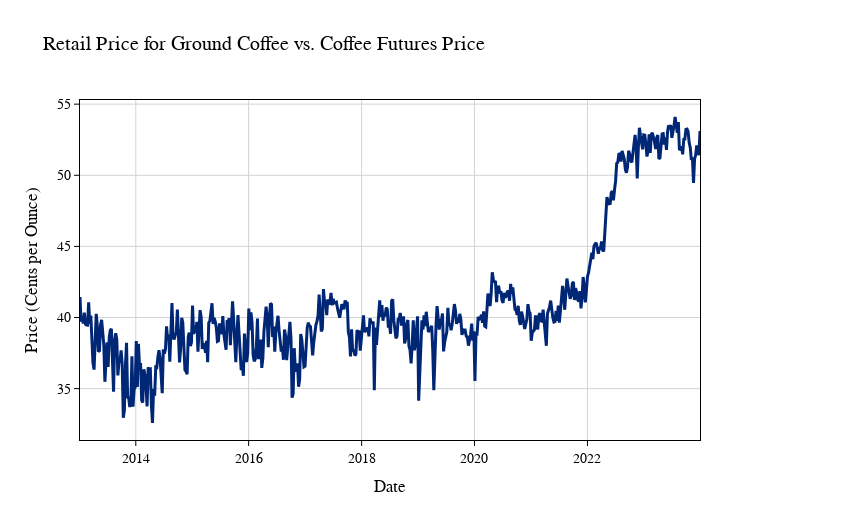

The code cell stored with this chart in its notebook:
### Code cell
# =============================================================================
# Time Series Plot: Retail vs. Futures Prices
# =============================================================================

fig = go.Figure()

fig.add_trace(
    go.Scatter(
        x=df_weekly["date"],
        y=df_weekly["price"],
        mode="lines",
        name="Retail",
        line=dict(color=BERKELEY_BLUE, width=3),
    )
)


fig.update_layout(
    title="Retail Price for Ground Coffee vs. Coffee Futures Price",
    xaxis_title="Date",
    yaxis_title="Price (Cents per Ounce)",
    font=dict(family="Times New Roman", size=14, color="black"),
    template="simple_white",
    xaxis=dict(
        showgrid=True, gridcolor="lightgray", zeroline=False,
        linecolor="black", linewidth=1, mirror=True,
        ticks="outside", tickwidth=1, tickcolor="black",
    ),
    yaxis=dict(
        showgrid=True, gridcolor="lightgray", zeroline=False,
        linecolor="black", linewidth=1, mirror=True,
        ticks="outside", tickwidth=1, tickcolor="black",
    ),
    legend=dict(
        x=1.02, y=1, xanchor="left", yanchor="top",
        font=dict(size=15), bgcolor="rgba(255,255,255,0)", bordercolor="rgba(0,0,0,0)",
    ),
    margin=dict(r=150),
    width=850,
    height=520,
)

fig.show()
fig.write_image(PLOT_FOLDER / "Price_Cost.png")

### Figure 1 — Plotly figure (JSON) as saved in the notebook; plotly's stock layout.template omitted (floating-point values rounded to 4 significant figures; data arrays with more than 128 entries replaced by an {"elided": "..."} marker saying what was removed)
{"data": [{"line": {"color": "#002676", "width": 3}, "mode": "lines", "name": "Retail", "type": "scatter", "x": {"elided": "574 str values"}, "y": {"elided": "574 float values"}}], "layout": {"font": {"color": "black", "family": "Times New Roman", "size": 14}, "height": 520, "legend": {"bgcolor": "rgba(255,255,255,0)", "bordercolor": "rgba(0,0,0,0)", "font": {"size": 15}, "x": 1.02, "xanchor": "left", "y": 1, "yanchor": "top"}, "margin": {"r": 150}, "title": {"text": "Retail Price for Ground Coffee vs. Coffee Futures Price"}, "width": 850, "xaxis": {"gridcolor": "lightgray", "linecolor": "black", "linewidth": 1, "mirror": true, "showgrid": true, "tickcolor": "black", "ticks": "outside", "tickwidth": 1, "title": {"text": "Date"}, "zeroline": false}, "yaxis": {"gridcolor": "lightgray", "linecolor": "black", "linewidth": 1, "mirror": true, "showgrid": true, "tickcolor": "black", "ticks": "outside", "tickwidth": 1, "title": {"text": "Price (Cents per Ounce)"}, "zeroline": false}}}
